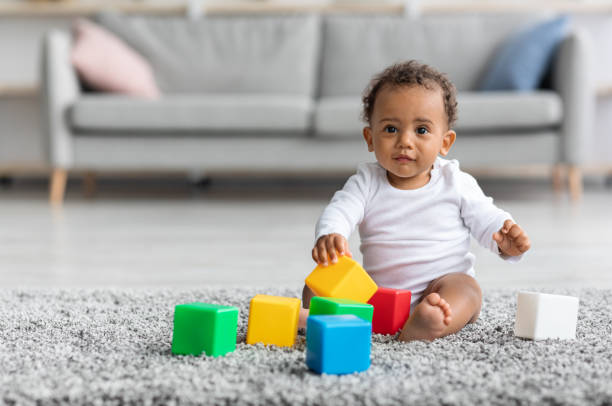
%> input picture Lab_7/Codes/baby2.jpg, 612 x 406 px
$ octave Open_Closed.m   (GNU Octave 9; MATLAB toolbox functions it lacks are replaced by stand-ins)
%> lines starting %> are read from the running program, lines starting %| are printed output that depends on the picture
% Read the original image
originalImage = imread('baby2.jpg');
%> originalImage is the input picture: size 406x612x3 uint8; mean R, G, B 172.7, 172.3, 166.9
% Define a structuring element
se = strel('disk', 5); % You can adjust the size of the disk
% Initialize output images
openedImage = zeros(size(originalImage), 'like', originalImage);
%> openedImage: size 406x612x3 uint8; every value is 0
closedImage = zeros(size(originalImage), 'like', originalImage);
% Perform Opening and Closing on each channel
for channel = 1:size(originalImage, 3)
    openedImage(:, :, channel) = imopen(originalImage(:, :, channel), se);
    closedImage(:, :, channel) = imclose(originalImage(:, :, channel), se);
end
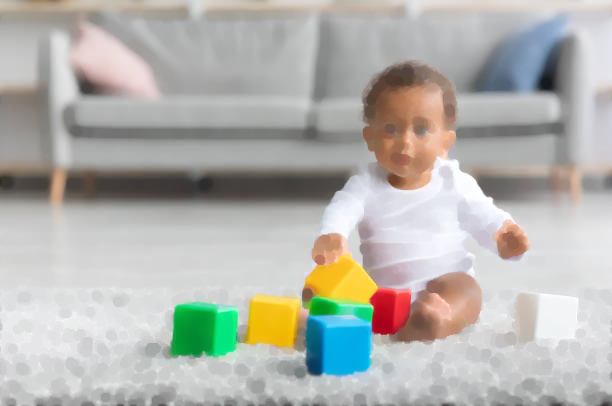
%> closedImage: size 406x612x3 uint8; mean R, G, B 179.6, 179.3, 173.9
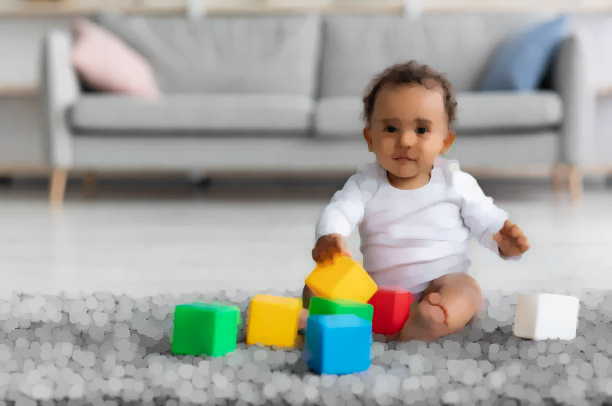
%> openedImage: size 406x612x3 uint8; mean R, G, B 166.1, 165.9, 160.2
% Create a figure to display the images
figure;
% Display the original image
subplot(1, 3, 1);
imshow(originalImage);
title('Original Image');
% Display the opened image
subplot(1, 3, 2);
imshow(openedImage);
title('Opened Image');
% Display the closed image
subplot(1, 3, 3);
imshow(closedImage);
title('Closed Image');
